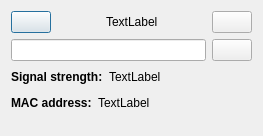
<?xml version="1.0" encoding="UTF-8"?>
<ui version="4.0">
 <class>ConnectionDialog</class>
 <widget class="QDialog" name="ConnectionDialog">
  <property name="geometry">
   <rect>
    <x>0</x>
    <y>0</y>
    <width>263</width>
    <height>136</height>
   </rect>
  </property>
  <property name="windowTitle">
   <string>Dialog</string>
  </property>
  <layout class="QVBoxLayout" name="verticalLayout_2">
   <item>
    <layout class="QHBoxLayout" name="horizontalLayout">
     <property name="sizeConstraint">
      <enum>QLayout::SetFixedSize</enum>
     </property>
     <item>
      <widget class="QPushButton" name="cancelBtn">
       <property name="text">
        <string></string>
       </property>
      </widget>
     </item>
     <item>
      <spacer name="horizontalSpacer">
       <property name="orientation">
        <enum>Qt::Horizontal</enum>
       </property>
       <property name="sizeHint" stdset="0">
        <size>
         <width>40</width>
         <height>20</height>
        </size>
       </property>
      </spacer>
     </item>
     <item>
      <widget class="QLabel" name="nameLabel">
       <property name="text">
        <string>TextLabel</string>
       </property>
      </widget>
     </item>
     <item>
      <spacer name="horizontalSpacer_2">
       <property name="orientation">
        <enum>Qt::Horizontal</enum>
       </property>
       <property name="sizeHint" stdset="0">
        <size>
         <width>40</width>
         <height>20</height>
        </size>
       </property>
      </spacer>
     </item>
     <item>
      <widget class="QPushButton" name="connectBtn">
       <property name="text">
        <string></string>
       </property>
      </widget>
     </item>
    </layout>
   </item>
   <item>
    <layout class="QHBoxLayout" name="horizontalLayout_3">
     <item>
      <widget class="QLineEdit" name="passphraseTextEdit">
       <property name="cursor">
        <cursorShape>BlankCursor</cursorShape>
       </property>
       <property name="readOnly">
        <bool>true</bool>
       </property>
      </widget>
     </item>
     <item>
      <widget class="QPushButton" name="showPassphraseBtn">
       <property name="sizePolicy">
        <sizepolicy hsizetype="Fixed" vsizetype="Fixed">
         <horstretch>0</horstretch>
         <verstretch>0</verstretch>
        </sizepolicy>
       </property>
       <property name="text">
        <string/>
       </property>
      </widget>
     </item>
    </layout>
   </item>
   <item>
    <layout class="QHBoxLayout" name="horizontalLayout_4">
     <item>
      <widget class="QLabel" name="label">
       <property name="font">
        <font>
         <weight>75</weight>
         <bold>true</bold>
        </font>
       </property>
       <property name="text">
        <string>Signal strength:</string>
       </property>
      </widget>
     </item>
     <item>
      <widget class="QLabel" name="signalLabel">
       <property name="text">
        <string>TextLabel</string>
       </property>
      </widget>
     </item>
     <item>
      <spacer name="horizontalSpacer_3">
       <property name="orientation">
        <enum>Qt::Horizontal</enum>
       </property>
       <property name="sizeHint" stdset="0">
        <size>
         <width>40</width>
         <height>20</height>
        </size>
       </property>
      </spacer>
     </item>
    </layout>
   </item>
   <item>
    <layout class="QHBoxLayout" name="horizontalLayout_5">
     <item>
      <widget class="QLabel" name="label_2">
       <property name="font">
        <font>
         <weight>75</weight>
         <bold>true</bold>
        </font>
       </property>
       <property name="text">
        <string>MAC address:</string>
       </property>
      </widget>
     </item>
     <item>
      <widget class="QLabel" name="macLabel">
       <property name="text">
        <string>TextLabel</string>
       </property>
      </widget>
     </item>
     <item>
      <spacer name="horizontalSpacer_4">
       <property name="orientation">
        <enum>Qt::Horizontal</enum>
       </property>
       <property name="sizeHint" stdset="0">
        <size>
         <width>40</width>
         <height>20</height>
        </size>
       </property>
      </spacer>
     </item>
    </layout>
   </item>
   <item>
    <spacer name="verticalSpacer">
     <property name="orientation">
      <enum>Qt::Vertical</enum>
     </property>
     <property name="sizeHint" stdset="0">
      <size>
       <width>20</width>
       <height>40</height>
      </size>
     </property>
    </spacer>
   </item>
  </layout>
 </widget>
 <resources/>
 <connections/>
</ui>
